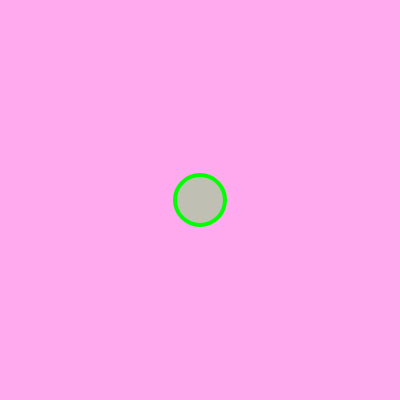
Frame 1 (no input)
Frame 60 (no input): identical to frame 1, image omitted
Frame 120 (the mouse pressed at the canvas centre since frame 60): identical to frame 1, image omitted

The p5.js sketch that drew this single still picture (run headless with seeded random() and noise() and a simulated clock; from frame 60 on, the mouse is pressed at the canvas centre):

// p5.js sketch
// ── sketch.js

var x=200;
var y=200
var r=50;
function setup() {
 createCanvas(400, 400);
}

function draw() {
 background('#fae');
 if(mouseIsPressed&&dist(mouseX,mouseY,x,y)<r){
  x=mouseX;
  y=mouseY;
 }

 stroke('rgb(0,255,0)');
 strokeWeight(4);
 fill('rgba(0,255,0, 0.25)');
 ellipse(x,y,r,r);

}
